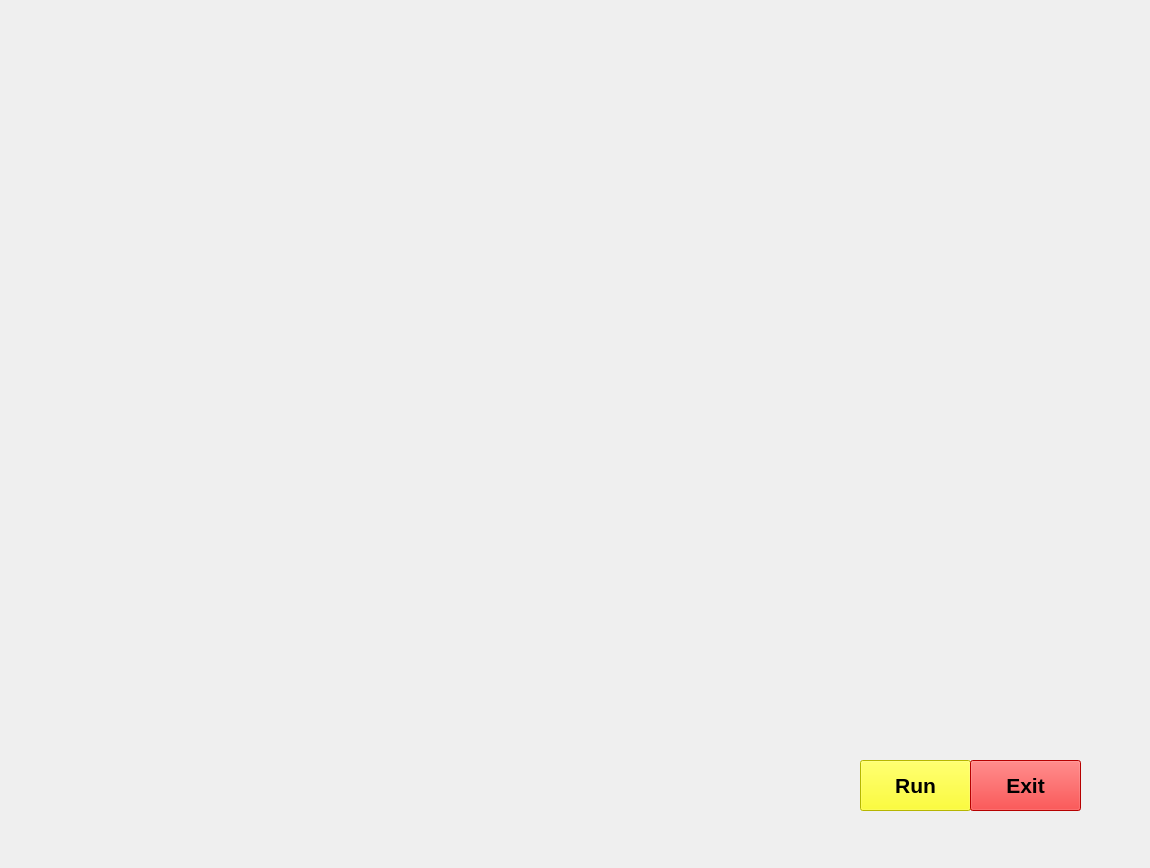
<?xml version="1.0" encoding="UTF-8"?>
<ui version="4.0">
 <class>jarvisUi</class>
 <widget class="QMainWindow" name="jarvisUi">
  <property name="geometry">
   <rect>
    <x>0</x>
    <y>0</y>
    <width>1150</width>
    <height>868</height>
   </rect>
  </property>
  <property name="windowTitle">
   <string>MainWindow</string>
  </property>
  <widget class="QWidget" name="centralwidget">
   <widget class="QLabel" name="label">
    <property name="geometry">
     <rect>
      <x>0</x>
      <y>0</y>
      <width>1161</width>
      <height>861</height>
     </rect>
    </property>
    <property name="text">
     <string/>
    </property>
    <property name="pixmap">
     <pixmap>D:/Wallpaper/7LP8.gif</pixmap>
    </property>
    <property name="scaledContents">
     <bool>true</bool>
    </property>
   </widget>
   <widget class="QPushButton" name="pushButton">
    <property name="geometry">
     <rect>
      <x>860</x>
      <y>760</y>
      <width>111</width>
      <height>51</height>
     </rect>
    </property>
    <property name="font">
     <font>
      <pointsize>16</pointsize>
      <weight>75</weight>
      <bold>true</bold>
     </font>
    </property>
    <property name="styleSheet">
     <string notr="true">background-color: rgb(255, 255, 0);</string>
    </property>
    <property name="text">
     <string>Run</string>
    </property>
   </widget>
   <widget class="QPushButton" name="pushButton_2">
    <property name="geometry">
     <rect>
      <x>970</x>
      <y>760</y>
      <width>111</width>
      <height>51</height>
     </rect>
    </property>
    <property name="font">
     <font>
      <pointsize>16</pointsize>
      <weight>75</weight>
      <bold>true</bold>
     </font>
    </property>
    <property name="styleSheet">
     <string notr="true">background-color: rgb(255, 0, 0);</string>
    </property>
    <property name="text">
     <string>Exit</string>
    </property>
   </widget>
   <widget class="QLabel" name="label_2">
    <property name="geometry">
     <rect>
      <x>0</x>
      <y>0</y>
      <width>511</width>
      <height>191</height>
     </rect>
    </property>
    <property name="text">
     <string/>
    </property>
    <property name="pixmap">
     <pixmap>D:/Wallpaper/T8bahf.gif</pixmap>
    </property>
   </widget>
   <widget class="QTextBrowser" name="textBrowser">
    <property name="geometry">
     <rect>
      <x>545</x>
      <y>10</y>
      <width>291</width>
      <height>71</height>
     </rect>
    </property>
    <property name="font">
     <font>
      <pointsize>16</pointsize>
      <weight>75</weight>
      <bold>true</bold>
     </font>
    </property>
    <property name="styleSheet">
     <string notr="true">background:transparent;
border-radius:none</string>
    </property>
   </widget>
   <widget class="QTextBrowser" name="textBrowser_2">
    <property name="geometry">
     <rect>
      <x>840</x>
      <y>10</y>
      <width>291</width>
      <height>71</height>
     </rect>
    </property>
    <property name="styleSheet">
     <string notr="true">background:transparent;
border-radius:none</string>
    </property>
   </widget>
   <widget class="QLabel" name="label_3">
    <property name="geometry">
     <rect>
      <x>794</x>
      <y>510</y>
      <width>321</width>
      <height>191</height>
     </rect>
    </property>
    <property name="text">
     <string/>
    </property>
    <property name="pixmap">
     <pixmap>D:/Wallpaper/images.png</pixmap>
    </property>
   </widget>
  </widget>
 </widget>
 <resources/>
 <connections/>
</ui>
